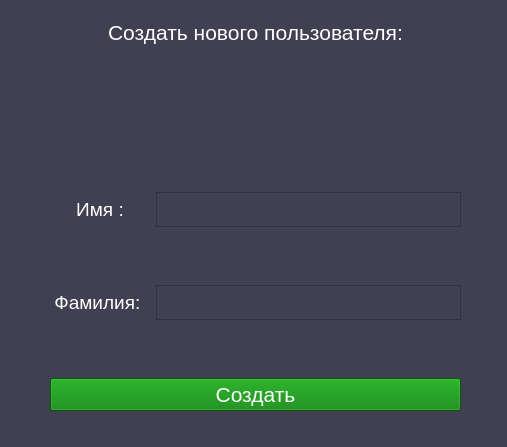
<?xml version="1.0" encoding="UTF-8"?>
<ui version="4.0">
 <class>NewUserWindow</class>
 <widget class="QMainWindow" name="NewUserWindow">
  <property name="geometry">
   <rect>
    <x>0</x>
    <y>0</y>
    <width>507</width>
    <height>447</height>
   </rect>
  </property>
  <property name="minimumSize">
   <size>
    <width>507</width>
    <height>447</height>
   </size>
  </property>
  <property name="maximumSize">
   <size>
    <width>507</width>
    <height>447</height>
   </size>
  </property>
  <property name="windowTitle">
   <string>Новый пользователь</string>
  </property>
  <property name="windowIcon">
   <iconset>
    <normaloff>../images/icon.png</normaloff>../images/icon.png</iconset>
  </property>
  <property name="styleSheet">
   <string notr="true">background-color: #414053;</string>
  </property>
  <widget class="QWidget" name="centralwidget">
   <widget class="QWidget" name="verticalWidget" native="true">
    <property name="geometry">
     <rect>
      <x>50</x>
      <y>20</y>
      <width>411</width>
      <height>391</height>
     </rect>
    </property>
    <layout class="QVBoxLayout" name="verticalLayout">
     <item>
      <widget class="QLabel" name="newUserLabel">
       <property name="sizePolicy">
        <sizepolicy hsizetype="Preferred" vsizetype="Fixed">
         <horstretch>0</horstretch>
         <verstretch>0</verstretch>
        </sizepolicy>
       </property>
       <property name="maximumSize">
        <size>
         <width>16777215</width>
         <height>100</height>
        </size>
       </property>
       <property name="font">
        <font>
         <pointsize>16</pointsize>
        </font>
       </property>
       <property name="styleSheet">
        <string notr="true">color: white;</string>
       </property>
       <property name="text">
        <string>Создать нового пользователя:</string>
       </property>
       <property name="alignment">
        <set>Qt::AlignCenter</set>
       </property>
      </widget>
     </item>
     <item>
      <spacer name="verticalSpacer">
       <property name="orientation">
        <enum>Qt::Vertical</enum>
       </property>
       <property name="sizeHint" stdset="0">
        <size>
         <width>20</width>
         <height>40</height>
        </size>
       </property>
      </spacer>
     </item>
     <item alignment="Qt::AlignHCenter">
      <widget class="QPushButton" name="profilePhoto">
       <property name="sizePolicy">
        <sizepolicy hsizetype="Fixed" vsizetype="Fixed">
         <horstretch>0</horstretch>
         <verstretch>0</verstretch>
        </sizepolicy>
       </property>
       <property name="maximumSize">
        <size>
         <width>200</width>
         <height>120</height>
        </size>
       </property>
       <property name="font">
        <font>
         <pointsize>14</pointsize>
        </font>
       </property>
       <property name="cursor">
        <cursorShape>PointingHandCursor</cursorShape>
       </property>
       <property name="contextMenuPolicy">
        <enum>Qt::NoContextMenu</enum>
       </property>
       <property name="layoutDirection">
        <enum>Qt::LeftToRight</enum>
       </property>
       <property name="styleSheet">
        <string notr="true"/>
       </property>
       <property name="text">
        <string/>
       </property>
       <property name="icon">
        <iconset>
         <normaloff>../images/users_photo/default.png</normaloff>../images/users_photo/default.png</iconset>
       </property>
       <property name="iconSize">
        <size>
         <width>50</width>
         <height>50</height>
        </size>
       </property>
       <property name="flat">
        <bool>true</bool>
       </property>
      </widget>
     </item>
     <item>
      <spacer name="verticalSpacer_3">
       <property name="orientation">
        <enum>Qt::Vertical</enum>
       </property>
       <property name="sizeHint" stdset="0">
        <size>
         <width>20</width>
         <height>40</height>
        </size>
       </property>
      </spacer>
     </item>
     <item>
      <layout class="QHBoxLayout" name="horizontalLayout_3">
       <item>
        <widget class="QLabel" name="name">
         <property name="sizePolicy">
          <sizepolicy hsizetype="Fixed" vsizetype="Fixed">
           <horstretch>0</horstretch>
           <verstretch>0</verstretch>
          </sizepolicy>
         </property>
         <property name="maximumSize">
          <size>
           <width>100</width>
           <height>45</height>
          </size>
         </property>
         <property name="font">
          <font>
           <pointsize>14</pointsize>
          </font>
         </property>
         <property name="styleSheet">
          <string notr="true">color: white;</string>
         </property>
         <property name="text">
          <string>Имя :</string>
         </property>
         <property name="alignment">
          <set>Qt::AlignCenter</set>
         </property>
        </widget>
       </item>
       <item>
        <widget class="QTextEdit" name="name_text">
         <property name="sizePolicy">
          <sizepolicy hsizetype="Preferred" vsizetype="Maximum">
           <horstretch>0</horstretch>
           <verstretch>0</verstretch>
          </sizepolicy>
         </property>
         <property name="maximumSize">
          <size>
           <width>16777215</width>
           <height>35</height>
          </size>
         </property>
         <property name="font">
          <font>
           <pointsize>12</pointsize>
          </font>
         </property>
         <property name="cursor" stdset="0">
          <cursorShape>IBeamCursor</cursorShape>
         </property>
        </widget>
       </item>
      </layout>
     </item>
     <item>
      <spacer name="verticalSpacer_2">
       <property name="orientation">
        <enum>Qt::Vertical</enum>
       </property>
       <property name="sizeHint" stdset="0">
        <size>
         <width>20</width>
         <height>40</height>
        </size>
       </property>
      </spacer>
     </item>
     <item>
      <layout class="QHBoxLayout" name="horizontalLayout">
       <item>
        <widget class="QLabel" name="last_name">
         <property name="sizePolicy">
          <sizepolicy hsizetype="Fixed" vsizetype="Fixed">
           <horstretch>0</horstretch>
           <verstretch>0</verstretch>
          </sizepolicy>
         </property>
         <property name="maximumSize">
          <size>
           <width>100</width>
           <height>45</height>
          </size>
         </property>
         <property name="font">
          <font>
           <pointsize>14</pointsize>
          </font>
         </property>
         <property name="styleSheet">
          <string notr="true">color: white;</string>
         </property>
         <property name="text">
          <string>Фамилия: </string>
         </property>
         <property name="alignment">
          <set>Qt::AlignCenter</set>
         </property>
        </widget>
       </item>
       <item>
        <widget class="QTextEdit" name="last_name_text">
         <property name="sizePolicy">
          <sizepolicy hsizetype="Preferred" vsizetype="Expanding">
           <horstretch>0</horstretch>
           <verstretch>0</verstretch>
          </sizepolicy>
         </property>
         <property name="maximumSize">
          <size>
           <width>16777215</width>
           <height>35</height>
          </size>
         </property>
         <property name="font">
          <font>
           <pointsize>12</pointsize>
          </font>
         </property>
         <property name="cursor" stdset="0">
          <cursorShape>IBeamCursor</cursorShape>
         </property>
        </widget>
       </item>
      </layout>
     </item>
     <item>
      <spacer name="verticalSpacer_4">
       <property name="orientation">
        <enum>Qt::Vertical</enum>
       </property>
       <property name="sizeHint" stdset="0">
        <size>
         <width>20</width>
         <height>40</height>
        </size>
       </property>
      </spacer>
     </item>
     <item>
      <widget class="QPushButton" name="create_button">
       <property name="font">
        <font>
         <pointsize>16</pointsize>
        </font>
       </property>
       <property name="styleSheet">
        <string notr="true">background-color: green;color: white;</string>
       </property>
       <property name="text">
        <string>Создать</string>
       </property>
      </widget>
     </item>
    </layout>
   </widget>
  </widget>
  <widget class="QStatusBar" name="statusbar"/>
 </widget>
 <resources/>
 <connections/>
</ui>
